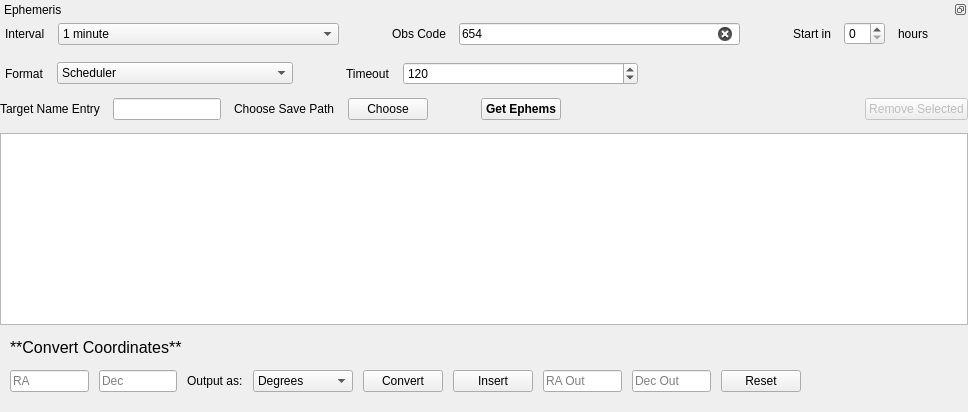
      <widget class="QWidget" name="ephemsTab">
       <attribute name="title">
        <string>Ephemeris</string>
       </attribute>
       <layout class="QHBoxLayout" name="horizontalLayout_17">
        <property name="spacing">
         <number>0</number>
        </property>
        <property name="leftMargin">
         <number>0</number>
        </property>
        <property name="topMargin">
         <number>0</number>
        </property>
        <property name="rightMargin">
         <number>0</number>
        </property>
        <property name="bottomMargin">
         <number>0</number>
        </property>
        <item>
         <widget class="QDockWidget" name="ephemDock">
          <property name="features">
           <set>QDockWidget::DockWidgetFloatable|QDockWidget::DockWidgetMovable</set>
          </property>
          <property name="windowTitle">
           <string>Ephemeris</string>
          </property>
          <widget class="QWidget" name="ephemDockContents">
           <layout class="QHBoxLayout" name="horizontalLayout_21">
            <property name="spacing">
             <number>0</number>
            </property>
            <property name="leftMargin">
             <number>0</number>
            </property>
            <property name="topMargin">
             <number>0</number>
            </property>
            <property name="rightMargin">
             <number>0</number>
            </property>
            <property name="bottomMargin">
             <number>0</number>
            </property>
            <item>
             <layout class="QVBoxLayout" name="ephemVertLayout">
              <property name="spacing">
               <number>13</number>
              </property>
              <item>
               <layout class="QHBoxLayout" name="ephSetHLay1">
                <property name="leftMargin">
                 <number>5</number>
                </property>
                <item>
                 <widget class="QLabel" name="intervalLabel">
                  <property name="sizePolicy">
                   <sizepolicy hsizetype="Preferred" vsizetype="Fixed">
                    <horstretch>0</horstretch>
                    <verstretch>0</verstretch>
                   </sizepolicy>
                  </property>
                  <property name="minimumSize">
                   <size>
                    <width>0</width>
                    <height>30</height>
                   </size>
                  </property>
                  <property name="text">
                   <string>Interval</string>
                  </property>
                 </widget>
                </item>
                <item>
                 <widget class="QComboBox" name="intervalComboBox">
                  <property name="sizePolicy">
                   <sizepolicy hsizetype="Expanding" vsizetype="Fixed">
                    <horstretch>0</horstretch>
                    <verstretch>0</verstretch>
                   </sizepolicy>
                  </property>
                  <property name="toolTip">
                   <string>Granularity of generated ephemeris</string>
                  </property>
                  <property name="currentText">
                   <string>1 minute</string>
                  </property>
                  <property name="currentIndex">
                   <number>0</number>
                  </property>
                  <property name="sizeAdjustPolicy">
                   <enum>QComboBox::AdjustToContents</enum>
                  </property>
                  <item>
                   <property name="text">
                    <string>1 minute</string>
                   </property>
                  </item>
                  <item>
                   <property name="text">
                    <string>10 minutes</string>
                   </property>
                  </item>
                  <item>
                   <property name="text">
                    <string>30 minutes</string>
                   </property>
                  </item>
                  <item>
                   <property name="text">
                    <string>1 hour</string>
                   </property>
                  </item>
                 </widget>
                </item>
                <item>
                 <spacer name="horizontalSpacer_10">
                  <property name="orientation">
                   <enum>Qt::Horizontal</enum>
                  </property>
                  <property name="sizeType">
                   <enum>QSizePolicy::Preferred</enum>
                  </property>
                  <property name="sizeHint" stdset="0">
                   <size>
                    <width>40</width>
                    <height>20</height>
                   </size>
                  </property>
                 </spacer>
                </item>
                <item>
                 <widget class="QLabel" name="obsCodeLabel">
                  <property name="sizePolicy">
                   <sizepolicy hsizetype="Preferred" vsizetype="Fixed">
                    <horstretch>0</horstretch>
                    <verstretch>0</verstretch>
                   </sizepolicy>
                  </property>
                  <property name="text">
                   <string>Obs Code</string>
                  </property>
                 </widget>
                </item>
                <item>
                 <widget class="QLineEdit" name="obsCodeLineEdit">
                  <property name="toolTip">
                   <string>MPC observatory code for which to generate ephemeris</string>
                  </property>
                  <property name="text">
                   <string>654</string>
                  </property>
                  <property name="placeholderText">
                   <string/>
                  </property>
                  <property name="clearButtonEnabled">
                   <bool>true</bool>
                  </property>
                 </widget>
                </item>
                <item>
                 <spacer name="horizontalSpacer_11">
                  <property name="orientation">
                   <enum>Qt::Horizontal</enum>
                  </property>
                  <property name="sizeType">
                   <enum>QSizePolicy::Preferred</enum>
                  </property>
                  <property name="sizeHint" stdset="0">
                   <size>
                    <width>40</width>
                    <height>20</height>
                   </size>
                  </property>
                 </spacer>
                </item>
                <item>
                 <widget class="QLabel" name="startLabel">
                  <property name="sizePolicy">
                   <sizepolicy hsizetype="Preferred" vsizetype="Fixed">
                    <horstretch>0</horstretch>
                    <verstretch>0</verstretch>
                   </sizepolicy>
                  </property>
                  <property name="text">
                   <string>Start in</string>
                  </property>
                  <property name="alignment">
                   <set>Qt::AlignCenter</set>
                  </property>
                  <property name="margin">
                   <number>5</number>
                  </property>
                 </widget>
                </item>
                <item>
                 <widget class="QSpinBox" name="ephemStartDelayHrsSpinBox">
                  <property name="toolTip">
                   <string>Ephemeris start time</string>
                  </property>
                  <property name="maximum">
                   <number>24</number>
                  </property>
                 </widget>
                </item>
                <item>
                 <widget class="QLabel" name="label_16">
                  <property name="text">
                   <string>hours</string>
                  </property>
                 </widget>
                </item>
                <item>
                 <spacer name="horizontalSpacer_12">
                  <property name="orientation">
                   <enum>Qt::Horizontal</enum>
                  </property>
                  <property name="sizeType">
                   <enum>QSizePolicy::Preferred</enum>
                  </property>
                  <property name="sizeHint" stdset="0">
                   <size>
                    <width>40</width>
                    <height>20</height>
                   </size>
                  </property>
                 </spacer>
                </item>
               </layout>
              </item>
              <item>
               <layout class="QHBoxLayout" name="ephSetHLay2">
                <property name="leftMargin">
                 <number>5</number>
                </property>
                <item>
                 <widget class="QLabel" name="formatLabel">
                  <property name="sizePolicy">
                   <sizepolicy hsizetype="Fixed" vsizetype="Preferred">
                    <horstretch>0</horstretch>
                    <verstretch>0</verstretch>
                   </sizepolicy>
                  </property>
                  <property name="text">
                   <string>Format</string>
                  </property>
                  <property name="alignment">
                   <set>Qt::AlignLeading|Qt::AlignLeft|Qt::AlignVCenter</set>
                  </property>
                 </widget>
                </item>
                <item>
                 <widget class="QComboBox" name="formatComboBox">
                  <property name="sizePolicy">
                   <sizepolicy hsizetype="Preferred" vsizetype="Fixed">
                    <horstretch>0</horstretch>
                    <verstretch>0</verstretch>
                   </sizepolicy>
                  </property>
                  <property name="toolTip">
                   <string>Output format for ephemeris</string>
                  </property>
                  <property name="editable">
                   <bool>false</bool>
                  </property>
                  <property name="currentText">
                   <string>Scheduler</string>
                  </property>
                  <property name="currentIndex">
                   <number>0</number>
                  </property>
                  <property name="sizeAdjustPolicy">
                   <enum>QComboBox::AdjustToContents</enum>
                  </property>
                  <property name="placeholderText">
                   <string>Select</string>
                  </property>
                  <item>
                   <property name="text">
                    <string>Scheduler</string>
                   </property>
                  </item>
                  <item>
                   <property name="text">
                    <string>CSVs</string>
                   </property>
                  </item>
                 </widget>
                </item>
                <item>
                 <spacer name="horizontalSpacer_13">
                  <property name="orientation">
                   <enum>Qt::Horizontal</enum>
                  </property>
                  <property name="sizeType">
                   <enum>QSizePolicy::Preferred</enum>
                  </property>
                  <property name="sizeHint" stdset="0">
                   <size>
                    <width>40</width>
                    <height>20</height>
                   </size>
                  </property>
                 </spacer>
                </item>
                <item>
                 <widget class="QLabel" name="timeoutLabel">
                  <property name="sizePolicy">
                   <sizepolicy hsizetype="Fixed" vsizetype="Preferred">
                    <horstretch>0</horstretch>
                    <verstretch>0</verstretch>
                   </sizepolicy>
                  </property>
                  <property name="text">
                   <string>Timeout</string>
                  </property>
                  <property name="alignment">
                   <set>Qt::AlignLeading|Qt::AlignLeft|Qt::AlignVCenter</set>
                  </property>
                 </widget>
                </item>
                <item>
                 <widget class="QSpinBox" name="timeoutSpinBox">
                  <property name="toolTip">
                   <string>Timeout, in seconds, for ephemeris</string>
                  </property>
                  <property name="minimum">
                   <number>1</number>
                  </property>
                  <property name="maximum">
                   <number>1000</number>
                  </property>
                  <property name="value">
                   <number>120</number>
                  </property>
                 </widget>
                </item>
                <item>
                 <spacer name="horizontalSpacer_14">
                  <property name="orientation">
                   <enum>Qt::Horizontal</enum>
                  </property>
                  <property name="sizeType">
                   <enum>QSizePolicy::Fixed</enum>
                  </property>
                  <property name="sizeHint" stdset="0">
                   <size>
                    <width>330</width>
                    <height>20</height>
                   </size>
                  </property>
                 </spacer>
                </item>
               </layout>
              </item>
              <item>
               <layout class="QHBoxLayout" name="horizontalLayout_14">
                <item>
                 <widget class="QLabel" name="label_15">
                  <property name="sizePolicy">
                   <sizepolicy hsizetype="Preferred" vsizetype="Minimum">
                    <horstretch>0</horstretch>
                    <verstretch>0</verstretch>
                   </sizepolicy>
                  </property>
                  <property name="text">
                   <string>Target Name Entry</string>
                  </property>
                  <property name="alignment">
                   <set>Qt::AlignCenter</set>
                  </property>
                 </widget>
                </item>
                <item>
                 <widget class="QLineEdit" name="ephemNameEntry">
                  <property name="sizePolicy">
                   <sizepolicy hsizetype="Preferred" vsizetype="Fixed">
                    <horstretch>0</horstretch>
                    <verstretch>0</verstretch>
                   </sizepolicy>
                  </property>
                  <property name="toolTip">
                   <string>Type a target's name here and press Enter to add to ephemeris request list</string>
                  </property>
                  <property name="alignment">
                   <set>Qt::AlignLeading|Qt::AlignLeft|Qt::AlignTop</set>
                  </property>
                  <property name="clearButtonEnabled">
                   <bool>true</bool>
                  </property>
                 </widget>
                </item>
                <item>
                 <widget class="QLabel" name="label_10">
                  <property name="text">
                   <string>Choose Save Path</string>
                  </property>
                 </widget>
                </item>
                <item>
                 <widget class="FileSelectionButton" name="ephemChooseSaveButton">
                  <property name="toolTip">
                   <string>Directory in which to save retrieved ephemeris</string>
                  </property>
                  <property name="text">
                   <string>Choose</string>
                  </property>
                 </widget>
                </item>
                <item>
                 <spacer name="horizontalSpacer_4">
                  <property name="orientation">
                   <enum>Qt::Horizontal</enum>
                  </property>
                  <property name="sizeType">
                   <enum>QSizePolicy::Minimum</enum>
                  </property>
                  <property name="sizeHint" stdset="0">
                   <size>
                    <width>40</width>
                    <height>20</height>
                   </size>
                  </property>
                 </spacer>
                </item>
                <item>
                 <widget class="QPushButton" name="getEphemsButton">
                  <property name="sizePolicy">
                   <sizepolicy hsizetype="Preferred" vsizetype="Fixed">
                    <horstretch>0</horstretch>
                    <verstretch>0</verstretch>
                   </sizepolicy>
                  </property>
                  <property name="font">
                   <font>
                    <bold>true</bold>
                   </font>
                  </property>
                  <property name="toolTip">
                   <string>Request the listed ephemeris</string>
                  </property>
                  <property name="text">
                   <string>Get Ephems</string>
                  </property>
                 </widget>
                </item>
                <item>
                 <spacer name="horizontalSpacer_16">
                  <property name="orientation">
                   <enum>Qt::Horizontal</enum>
                  </property>
                  <property name="sizeType">
                   <enum>QSizePolicy::Expanding</enum>
                  </property>
                  <property name="sizeHint" stdset="0">
                   <size>
                    <width>40</width>
                    <height>20</height>
                   </size>
                  </property>
                 </spacer>
                </item>
                <item>
                 <widget class="ModelRemoveButton" name="ephemRemoveSelected">
                  <property name="enabled">
                   <bool>false</bool>
                  </property>
                  <property name="toolTip">
                   <string>Remove selected target(s) from ephemeris query list</string>
                  </property>
                  <property name="text">
                   <string>Remove Selected</string>
                  </property>
                 </widget>
                </item>
               </layout>
              </item>
              <item>
               <layout class="QHBoxLayout" name="horizontalLayout_10">
                <item>
                 <layout class="QVBoxLayout" name="verticalLayout_6">
                  <item>
                   <widget class="QListView" name="ephemListView">
                    <property name="sizePolicy">
                     <sizepolicy hsizetype="Expanding" vsizetype="Preferred">
                      <horstretch>0</horstretch>
                      <verstretch>0</verstretch>
                     </sizepolicy>
                    </property>
                    <property name="toolTip">
                     <string>Ephemeris will be fetched for these targets</string>
                    </property>
                    <property name="frameShadow">
                     <enum>QFrame::Plain</enum>
                    </property>
                    <property name="lineWidth">
                     <number>3</number>
                    </property>
                    <property name="editTriggers">
                     <set>QAbstractItemView::NoEditTriggers</set>
                    </property>
                    <property name="alternatingRowColors">
                     <bool>true</bool>
                    </property>
                    <property name="selectionMode">
                     <enum>QAbstractItemView::MultiSelection</enum>
                    </property>
                    <property name="selectionBehavior">
                     <enum>QAbstractItemView::SelectRows</enum>
                    </property>
                    <property name="itemAlignment">
                     <set>Qt::AlignLeading</set>
                    </property>
                   </widget>
                  </item>
                 </layout>
                </item>
               </layout>
              </item>
              <item>
               <layout class="QHBoxLayout" name="horizontalLayout_23">
                <property name="leftMargin">
                 <number>10</number>
                </property>
                <property name="topMargin">
                 <number>0</number>
                </property>
                <item>
                 <widget class="QLabel" name="label_4">
                  <property name="sizePolicy">
                   <sizepolicy hsizetype="Preferred" vsizetype="Preferred">
                    <horstretch>0</horstretch>
                    <verstretch>0</verstretch>
                   </sizepolicy>
                  </property>
                  <property name="font">
                   <font>
                    <pointsize>12</pointsize>
                   </font>
                  </property>
                  <property name="text">
                   <string>**Convert Coordinates**</string>
                  </property>
                  <property name="textFormat">
                   <enum>Qt::MarkdownText</enum>
                  </property>
                  <property name="alignment">
                   <set>Qt::AlignLeading|Qt::AlignLeft|Qt::AlignVCenter</set>
                  </property>
                 </widget>
                </item>
               </layout>
              </item>
              <item>
               <layout class="QHBoxLayout" name="horizontalLayout_22" stretch="1,1,0,1,0,0,1,1,0,2">
                <property name="spacing">
                 <number>10</number>
                </property>
                <property name="leftMargin">
                 <number>10</number>
                </property>
                <property name="topMargin">
                 <number>0</number>
                </property>
                <property name="rightMargin">
                 <number>10</number>
                </property>
                <item>
                 <widget class="QLineEdit" name="coordConvertRAInput">
                  <property name="sizePolicy">
                   <sizepolicy hsizetype="Preferred" vsizetype="Fixed">
                    <horstretch>0</horstretch>
                    <verstretch>0</verstretch>
                   </sizepolicy>
                  </property>
                  <property name="placeholderText">
                   <string>RA</string>
                  </property>
                  <property name="clearButtonEnabled">
                   <bool>true</bool>
                  </property>
                 </widget>
                </item>
                <item>
                 <widget class="QLineEdit" name="coordConvertDecInput">
                  <property name="sizePolicy">
                   <sizepolicy hsizetype="Preferred" vsizetype="Fixed">
                    <horstretch>0</horstretch>
                    <verstretch>0</verstretch>
                   </sizepolicy>
                  </property>
                  <property name="placeholderText">
                   <string>Dec</string>
                  </property>
                  <property name="clearButtonEnabled">
                   <bool>true</bool>
                  </property>
                 </widget>
                </item>
                <item>
                 <widget class="QLabel" name="label_7">
                  <property name="text">
                   <string>Output as:</string>
                  </property>
                 </widget>
                </item>
                <item>
                 <widget class="QComboBox" name="coordOutFormatBox">
                  <property name="sizePolicy">
                   <sizepolicy hsizetype="Preferred" vsizetype="Fixed">
                    <horstretch>0</horstretch>
                    <verstretch>0</verstretch>
                   </sizepolicy>
                  </property>
                  <property name="toolTip">
                   <string>Output format</string>
                  </property>
                  <property name="currentText">
                   <string>Degrees</string>
                  </property>
                  <item>
                   <property name="text">
                    <string>Degrees</string>
                   </property>
                  </item>
                  <item>
                   <property name="text">
                    <string>Sexagesimal</string>
                   </property>
                  </item>
                  <item>
                   <property name="text">
                    <string>HMS/DMS</string>
                   </property>
                  </item>
                 </widget>
                </item>
                <item>
                 <widget class="QPushButton" name="coordConvertButton">
                  <property name="text">
                   <string>Convert</string>
                  </property>
                 </widget>
                </item>
                <item>
                 <widget class="QPushButton" name="convertInsertButton">
                  <property name="toolTip">
                   <string>Insert the output coordinates back into the input boxes</string>
                  </property>
                  <property name="text">
                   <string>Insert</string>
                  </property>
                 </widget>
                </item>
                <item>
                 <widget class="QLineEdit" name="raOutLine">
                  <property name="readOnly">
                   <bool>true</bool>
                  </property>
                  <property name="placeholderText">
                   <string>RA Out</string>
                  </property>
                 </widget>
                </item>
                <item>
                 <widget class="QLineEdit" name="decOutLine">
                  <property name="placeholderText">
                   <string>Dec Out</string>
                  </property>
                 </widget>
                </item>
                <item>
                 <widget class="QPushButton" name="coordConvertResetButton">
                  <property name="text">
                   <string>Reset</string>
                  </property>
                 </widget>
                </item>
                <item>
                 <spacer name="horizontalSpacer_7">
                  <property name="orientation">
                   <enum>Qt::Horizontal</enum>
                  </property>
                  <property name="sizeHint" stdset="0">
                   <size>
                    <width>40</width>
                    <height>20</height>
                   </size>
                  </property>
                 </spacer>
                </item>
               </layout>
              </item>
              <item>
               <spacer name="verticalSpacer_5">
                <property name="orientation">
                 <enum>Qt::Vertical</enum>
                </property>
                <property name="sizeType">
                 <enum>QSizePolicy::Expanding</enum>
                </property>
                <property name="sizeHint" stdset="0">
                 <size>
                  <width>20</width>
                  <height>20</height>
                 </size>
                </property>
               </spacer>
              </item>
             </layout>
            </item>
           </layout>
          </widget>
         </widget>
        </item>
       </layout>
      </widget>
